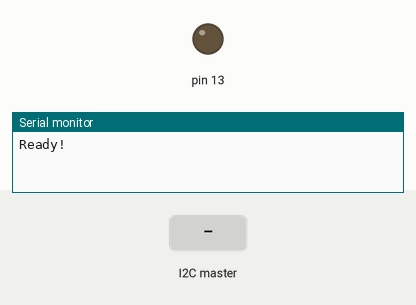
Bench run of a sketch on a simulated Arduino Uno, built with avr-gcc and run on an emulated ATmega328P. Parts: output pins drawn as LEDs (lit = HIGH), the last lines printed to the serial monitor. The inputs (shaded band) are chosen by the test bench.

Above: at 1.2 s.
1.3 s: the I2C master sends the byte 1
At 2.1 s:
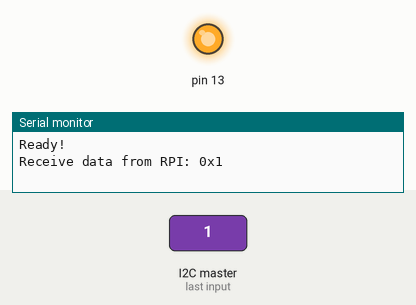
2.8 s: the I2C master sends the byte 90
4.3 s: the I2C master sends the byte 200
Timing chart, 0 to 7.3 s (numbered marks = the images above; inputs shaded):
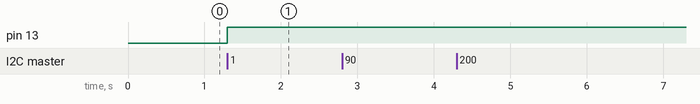

Measured:
- after the input at 1.3 s, pin 13: LOW → HIGH at once

The sketch:

arduinoSlaveI2C.ino
```cpp
#include <Wire.h>

#define SLAVE_ADDRESS 0x04
int number = 0;
int state = 0;

int sendDataValue = 0;

void setup() {
    pinMode(13, OUTPUT);
    Serial.begin(9600);         // start serial for output
    // initialize i2c as slave
    Wire.begin(SLAVE_ADDRESS);

    // define callbacks for i2c communication
    Wire.onReceive(receiveData);
    Wire.onRequest(sendData);

    Serial.println("Ready!");
}

void loop() {
    delay(5);
}

// callback for received data
void receiveData(int byteCount){

    while(Wire.available()) {
        number = Wire.read();
        Serial.print("Receive data from RPI: 0x");
        Serial.println(number, HEX);

        if (number == 1){

            if (state == 0){
                digitalWrite(13, HIGH); // set the LED on
                state = 1;
            }
            else{
                digitalWrite(13, LOW); // set the LED off
                state = 0;
            }
         }
     }

     Serial.println();
}

// callback for sending data
void sendData(){
    Serial.print("Send data from Arduino to RPI: ");
    Serial.println(sendDataValue);
    Wire.write(sendDataValue);
    sendDataValue ++;
}
```
